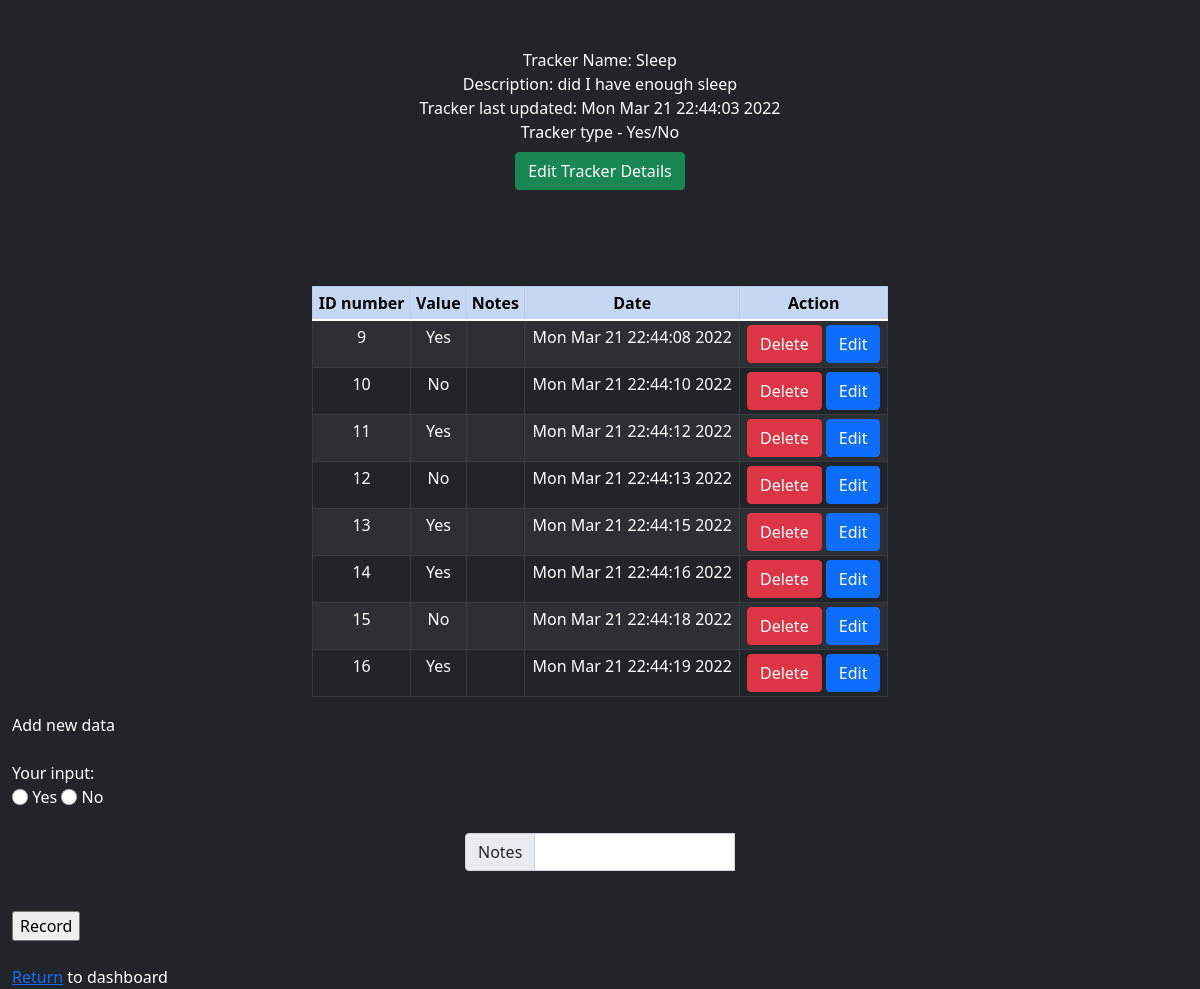
The page /trackerdetails/2 on the database its author committed.
### application/models.py (models this page shows, shortened)
class Tracker(db.Model):
    tracker_id = db.Column(db.Integer, primary_key=True)
    tracker_name = db.Column(db.String(80), nullable=False)
    tracker_description = db.Column(db.String(120), nullable=False)
    tracker_type = db.Column(db.String(50),nullable=False)
    user_defined_options = db.Column(db.String(200))
    tracker_log_time = db.Column(db.String(120), nullable=False)
    user_id = db.Column(db.Integer, db.ForeignKey('user.user_id'),nullable=False)
    tracker_logs = db.relationship('Trackerlogs', backref='tracker', lazy=True)

class Trackerlogs(db.Model):
    log_id = db.Column(db.Integer, primary_key=True)
    log_value = db.Column(db.String(100), nullable=False)
    log_note = db.Column(db.String(100))
    log_time = db.Column(db.String(80), unique=True, nullable=False)
    tracker_id = db.Column(db.Integer, db.ForeignKey('tracker.tracker_id'),nullable=False)

### application/controller_tracker.py (the view)
@app.route("/trackerdetails/<tracker_id>")
def trackerdetails(tracker_id):
    user_logs = Trackerlogs.query.filter_by(tracker_id=tracker_id).all()
    user_id = Tracker.query.filter_by(tracker_id=tracker_id).first().user_id
    user_name = User.query.filter_by(user_id=user_id).first().user_name
    tracker = Tracker.query.filter_by(tracker_id=tracker_id).first()
    tracker_name = tracker.tracker_name
    tracker_description = tracker.tracker_description
    tracker_log_time = tracker.tracker_log_time
    tracker_type = tracker.tracker_type
    if tracker_type == "mo_tracker":
        user_defined_options = Tracker.query.filter_by(tracker_id=tracker_id).first().user_defined_options
        options_list = user_defined_options.rsplit(",")
        return render_template("trackerdetails.html",user_logs=user_logs,tracker=tracker,user_name=user_name,options_list=options_list)
    if tracker_type == "numerical_tracker":
        labels = [user_log.log_id for user_log in user_logs]
        values = [float(user_log.log_value) for user_log in user_logs]
        return render_template("trackerdetails.html",user_logs=user_logs,tracker=tracker,user_name=user_name,labels=labels,values=values)
    return render_template("trackerdetails.html",user_logs=user_logs,tracker=tracker,user_name=user_name)

### templates/trackerdetails.html (shortened to what this page needs)
{% extends 'layout.html' %}
{% block body %}
<div class="row mt-5 justify-content-center">
    <div class="col-auto d-flex text-center justify-content-center">
        Tracker Name: {{tracker["tracker_name"]}} <br>
        Description: {{tracker["tracker_description"]}} <br>
        Tracker last updated: {{tracker["tracker_log_time"]}} <br>
    </div>
</div>
<div class="row justify-content-center">
    <div class="col-auto">
        Tracker type -
        {% if tracker["tracker_type"] == "boolean_tracker"%}Yes/No{% endif %}
    </div>
</div>
<div class="row mt-2 justify-content-center">
    <div class="col-auto">
        <a class="btn btn-success" href='/edittrackerform/{{tracker["tracker_id"]}}'>Edit Tracker Details</a>
    </div>
</div>
<div class="row mt-5 justify-content-center">
    <div class="col-6">
        <table class="table thead-light table-dark table-bordered table-striped table-hover table-sm text-center">
            <tr class="table-primary">
                <th>ID number</td>
                <th>Value</td>
                <th>Notes</th>
                <th>Date</td>
                <th>Action</td>
            </tr>
            <tbody>
                {% for userlog in user_logs%}
                <tr>
                    <td>{{userlog["log_id"]}}</td>
                    <td>{{userlog["log_value"]}}</td>
                    <td>{% if userlog["log_note"] == "" %}{% else %}{{userlog["log_note"]}}{% endif %}</td>
                    <td>{{userlog["log_time"]}}</td>
                    <td>
                        <a class="btn btn-danger" href='/deletelog/{{userlog["log_id"]}}'>Delete</a>
                        <a class="btn btn-primary" href='/editlogform/{{userlog["log_id"]}}'>Edit</a>
                    </td>
                </tr>
                {% endfor %}
            </tbody>
        </table>
    </div>
</div>
Add new data <br> <br>
<form class="" action='/createlog/{{tracker["tracker_id"]}}' method="post" class="container-sm w-25">
    {% include "value_input_form.html" %}
    <br>
    <input type="submit" value="Record">
</form>
<br>
<a href="/dashboard/{{user_name}}">Return</a> to dashboard
{% endblock %}

### rows shown on the page
Tracker: tracker_name "Sleep", tracker_description "did I have enough sleep", tracker_log_time "Mon Mar 21 22:44:03 2022"
Trackerlogs: log_id "9", log_value "Yes", log_time "Mon Mar 21 22:44:08 2022"
Trackerlogs: log_id "10", log_value "No", log_time "Mon Mar 21 22:44:10 2022"
Trackerlogs: log_id "11", log_value "Yes", log_time "Mon Mar 21 22:44:12 2022"
Trackerlogs: log_id "12", log_value "No", log_time "Mon Mar 21 22:44:13 2022"
Trackerlogs: log_id "13", log_value "Yes", log_time "Mon Mar 21 22:44:15 2022"
Trackerlogs: log_id "14", log_value "Yes", log_time "Mon Mar 21 22:44:16 2022"
Trackerlogs: log_id "15", log_value "No", log_time "Mon Mar 21 22:44:18 2022"
Trackerlogs: log_id "16", log_value "Yes", log_time "Mon Mar 21 22:44:19 2022"
